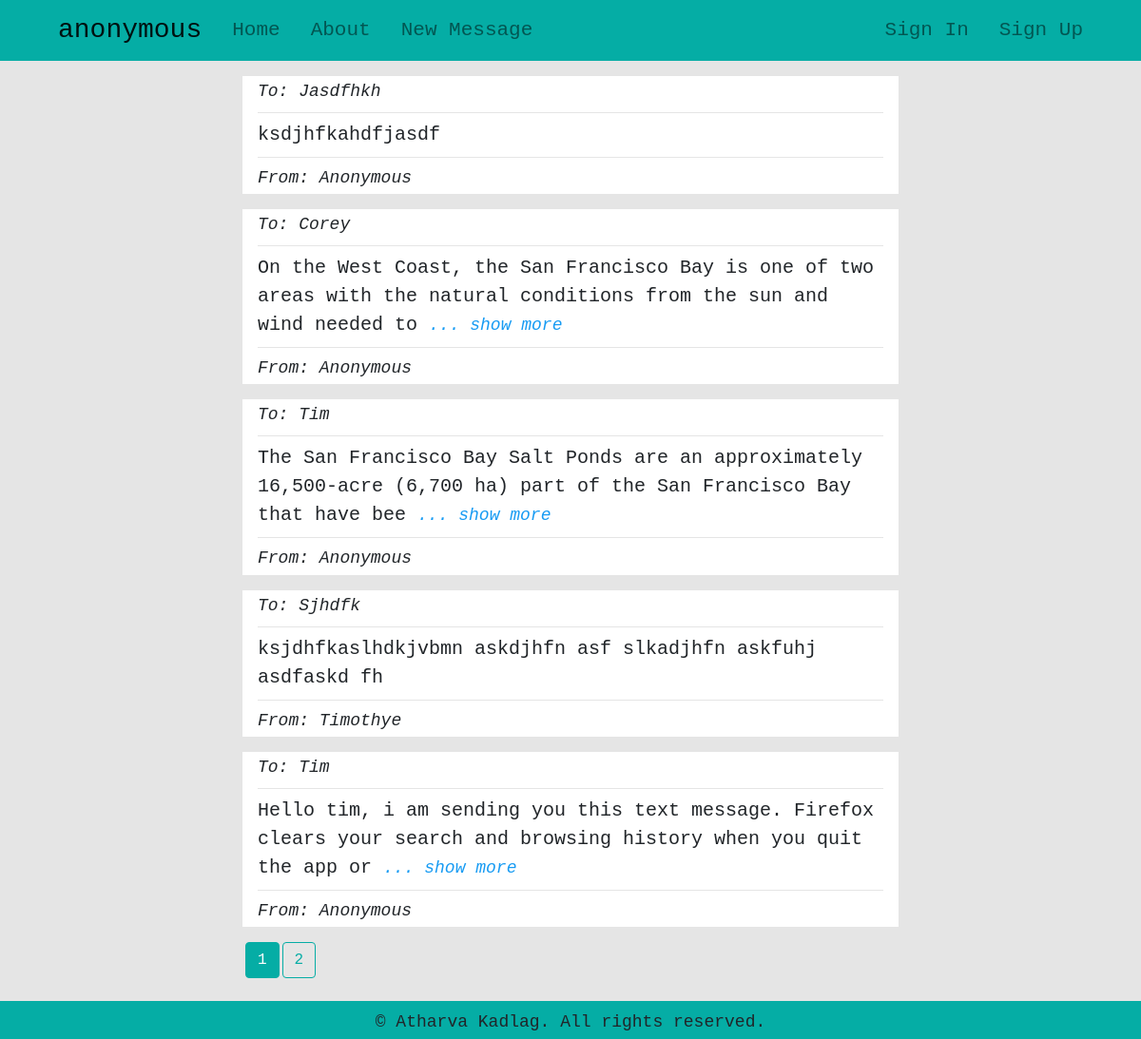
The page /home on the database its author committed.
### anonymous/models.py (models this page shows, shortened)
class Messages(db.Model):
    id = db.Column(db.Integer, primary_key=True)
    receiver = db.Column(db.String(300), nullable=True)
    content = db.Column(db.Text, nullable=False)
    user_id = db.Column(db.Integer, db.ForeignKey('users.id'), default=1)

class Users(db.Model, UserMixin):
    id = db.Column(db.Integer, primary_key=True)
    name = db.Column(db.String(120), nullable=True)
    username = db.Column(db.String(70), unique=True, nullable=False)
    email = db.Column(db.String(120), unique=True, nullable=False)
    password = db.Column(db.String(120), unique=True, nullable=False)
    messages = db.relationship('Messages', backref='sender', lazy=True)

### anonymous/routes.py (the view)
@app.route('/')
@app.route('/home')
def home():
    page = request.args.get('page', 1, type=int)
    messages = models.Messages.query.order_by(
        models.Messages.id.desc()).paginate(page=page, per_page=5)
    return render_template('index.html', messages=messages)

### anonymous/templates/index.html (shortened to what this page needs)
{% extends 'base.html' %}
{% block content %}
<div class='container'>
    <div class="col-md-8 offset-md-2">
        {% for message in messages.items %}
        {% set id = message.id %}
        <div class='message'>
            <div id='info'>
                To: {{ message.receiver.capitalize() }}
            </div>
            <hr>
            <div id='content'>
                {{ message.content[:120] }}
                {% if message.content|length > 120 %}
                <span onclick="show_more({{id}})" id="showMore{{id}}">... show more</span>
                {% endif %}
            </div>
            <hr>
            <div id='info'>
                From: {{message.sender.name.capitalize()}}
            </div>
        </div>
        {% endfor %}
        <div class='pagination'>
            {% for page_num in messages.iter_pages(left_edge=1, right_edge=1, left_current=1, right_current=2) %}
            {% if page_num %}
            {% if messages.page == page_num %}
            <a class="btn btn-info mb-4" href="{{ url_for('home', page=page_num) }}">{{ page_num }}</a>
            {% else %}
            <a class="btn btn-outline-info mb-4" href="{{ url_for('home', page=page_num) }}">{{ page_num }}</a>
            {% endif %}
            {% else %}
            ...
            {% endif %}
            {% endfor %}
        </div>
    </div>
</div>
{% endblock %}

### anonymous/templates/base.html (shortened to what this page needs)
<!DOCTYPE html>
<html>
<head>
    <link rel="stylesheet" type="text/css" href="{{url_for('static', filename='css/bootstrap.min.css')}}">
    <link rel="stylesheet" type="text/css" href="{{url_for('static', filename='css/main.css')}}">
</head>
<body>
    <nav class="navbar navbar-expand-lg navbar-light bg-light">
        <div class="container">
            <a class="navbar-brand" href="{{ url_for('home') }}">anonymous</a>
            <div class="collapse navbar-collapse" id="navbarSupportedContent">
                <ul class="navbar-nav mr-auto">
                    <li class="nav-item">
                        <a class="nav-link" href="{{ url_for('home') }}">Home</a>
                    </li>
                    <li class="nav-item">
                        <a class="nav-link" href="{{ url_for('about') }}">About</a>
                    </li>
                    <li class="nav-item">
                        <a class="nav-link" href="{{ url_for('new_message') }}">New Message</a>
                    </li>
                </ul>
                <ul class="navbar-nav ml-auto">
                    {% if current_user.is_authenticated %}
                    <li class="nav-item dropdown">
                        <a class="nav-link dropdown-toggle" href="#" id="navbarDropdown" role="button" data-toggle="dropdown" aria-haspopup="true" aria-expanded="false">
                            @{{current_user.username}}
                        </a>
                        <div class="dropdown-menu" aria-labelledby="navbarDropdown">
                            <a class="dropdown-item" href="{{ url_for('update_account') }}">Update Account</a>
                            <a class="dropdown-item" href="{{ url_for('user_messages') }}">Your Messages</a>
                            <a class="dropdown-item" href="{{ url_for('change_password') }}">Change Password</a>
                        </div>
                    </li>
                    <li class="nav-item">
                        <a class="nav-link" href="{{ url_for('logout') }}">Log Out</a>
                    </li>
                    {% else %}
                    <li class="nav-item navbar-right">
                        <a class="nav-link" href="{{ url_for('login') }}">Sign In</a>
                    </li>
                    <li class="nav-item navbar-right">
                        <a class="nav-link" href="{{ url_for('register') }}">Sign Up</a>
                    </li>
                    {% endif %}
                </ul>
            </div>
        </div>
    </nav>
    <div class="container">
        {% block content %}
        {% endblock %}
    </div>
    <div id="footer">
        &copy; Atharva Kadlag. All rights reserved.
	</div>
</body>
</html>

### anonymous/static/css/main.css (style rules this page uses)
body { background-color: rgba(0, 0, 0, 0.1); font-size: 20px; }
.dropdown-menu, .bg-light, #footer { background-color: #05ada5; }
.navbar-light { font-family: monospace; font-size: 1.5em; }
.nav-item, .dropdown-item { border-radius: 1rem; }
.message { margin: 1rem auto; padding: 0.2rem 1rem; background-color: #fff; }
#content { font-size: 1em; }
#info { font-size: 0.9em; font-style: italic; }
[id^="showMore"], [id^="showLess"] { font-size: 0.9em; font-style: italic; color: rgb(23, 155, 243); }
#footer { position: fixed; bottom:0; height: 40px; width: 100%; text-align: center; padding: 0.5em 0 0.5em 0; font-size: 0.9em; }
.pagination { margin-bottom: 40px; }
a { margin-left: 3px; }

### rows shown on the page
Messages: receiver "Jasdfhkh", content "ksdjhfkahdfjasdf", sender.name "Anonymous"
Messages: receiver "Corey", content "On the West Coast, the San Francisco Bay is one of two areas with the natural conditions from the sun and wind needed to", sender.name "Anonymous"
Messages: receiver "Tim", content "The San Francisco Bay Salt Ponds are an approximately 16,500-acre (6,700 ha) part of the San Francisco Bay that have bee", sender.name "Anonymous"
Messages: receiver "Sjhdfk", content "ksjdhfkaslhdkjvbmn askdjhfn asf slkadjhfn askfuhj asdfaskd fh", sender.name "Timothye"
Messages: receiver "Tim", content "Hello tim, i am sending you this text message. Firefox clears your search and browsing history when you quit the app or", sender.name "Anonymous"

### other values the page prints
{{ page_num }} "1"
{{ page_num }} "2"
